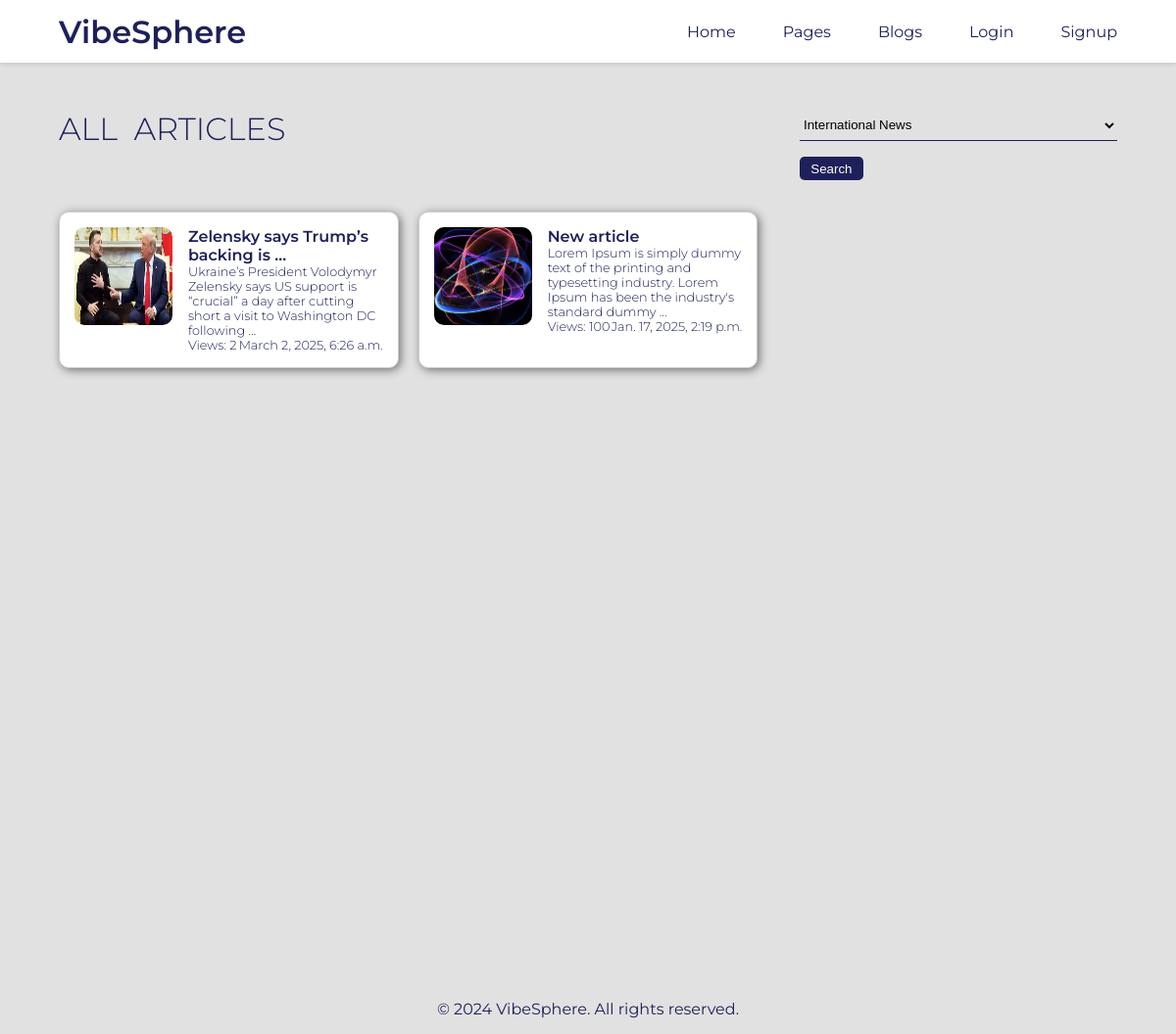
The app's page /articles/ with its own data.
### main/models.py (models this page shows, shortened)
class Article(models.Model):
    title = models.CharField(primary_key=True, unique=True, max_length=200)
    page_name = models.ForeignKey(BlogPage, on_delete=models.CASCADE, related_name='articles')
    author = models.ForeignKey(User, on_delete=models.CASCADE)
    created_date = models.DateTimeField(auto_now_add=True)
    updated_date = models.DateTimeField(auto_now=True)
    article_image = models.ImageField(upload_to='article_images/')
    content = models.TextField()
    published_date = models.DateTimeField(blank=True, null=True, auto_now_add=True)
    likes = models.ManyToManyField(User, related_name='liked_articles', blank=True)
    allow_to_comment = models.BooleanField(default=True)
    view_count = models.IntegerField(default=0)
    share_count = models.IntegerField(default=0)  # New field for share count
    category = models.CharField(max_length=50, choices=CATEGORY_CHOICES)

### main/views.py (the view)
# urls.py: path('articles/', views.show_all_articles, name="show_all_articles"),
def show_all_articles(request):
        if request.method == 'POST':
            query = request.POST.get('query')
            categories = Article.objects.values_list('category', flat=True).distinct()
            if query:
                articles = Article.objects.filter(category=query)
            else:
                articles = Article.objects.all()
            context = {
            'query':query,
            'show_navbar': True,
            'articles': articles,
            'categories': categories,
            }
            return render(request, 'articles.html', context)
        else:
            categories = Article.objects.values_list('category', flat=True).distinct()
            articles = Article.objects.all().order_by('-created_date')
            context = {
                'show_navbar': True,
                'articles': articles,
                'is_by_page': False,
                'categories': categories,
            }
        return render(request, 'articles.html', context)

### templates/articles.html (shortened to what this page needs)
{% extends 'main.html' %}
{% load static %}
{% block extra_css %}
<link rel="stylesheet" href="{% static 'css/articles.css' %}" />
{% endblock %}
{% block content %}
<div class="main__container">
    {% if not is_by_page %}
    <div class="page__title__container">
        {% if query %}
            <h3 class="page__title"> {{query}} </h3>
        {% else %}
            <h3 class="page__title">All&nbsp; Articles</h3>
        {% endif %}
        <div class="article__filter">
            <form method="POST" class="filter__form">
                <p>
                    <select name="query" id="query" class="category__list">
                    {% for category in categories %}
                        <option value="{{category}}" >{{category}}</option>
                    {% endfor %}
                    </select>
                </p>
                <input type="submit" value="Search" class="category__search__btn">
            </form>
        </div>
    </div>
    {% endif %}
    <div class="articles-container">
        {% if is_by_page %}
            {% if articles_by_page %}
                {% for article in articles_by_page %}
                    <div class="article-wrapper">
                        <a class="article-card" href="{% url 'read_article' article.title %}" style="text-decoration: none;">
                            {% if article.article_image %}
                                <img src="{{article.article_image.url}}" alt="{{article.title}}" class="article__img">
                            {% else %}
                                <p>No image available</p>
                            {% endif %}
                            <div class="article-details">
                                <h3 class="article__header">{{ article.title|truncatewords:5  }}</h3>
                                <p class="article__content">{{ article.content|truncatewords:20 }}</p>
                                <p class="article__count">Views: {{ article.view_count }} <span class="article__published">{{ article.published_date }}</span></p>
                            </div>
                        </a>
                        {% if article.author == request.user %}
                            <a href="{% url 'edit_article' article.title %}" class="edit__article">Edit</a>
                        {% endif %}
                    </div>
                {% endfor %}
            {% else %}
                <div class="no__arcticles__container">
                    <p class="no__article__text">This page has no articles to display.</p>
                    <a class="no__article__link" href="{% url 'pages' %}">Click me to bring Back..</a>
                </div>
            {% endif %}
        {% else %}
            {% for article in articles %}
                <div class="article-wrapper">
                    <a class="article-card" href="{% url 'read_article' article.title %}" style="text-decoration: none;">
                        {% if article.article_image %}
                            <img src="{{article.article_image.url}}" alt="{{article.title}}" class="article__img">
                        {% else %}
                            <p>No image available</p>
                        {% endif %}
                        <div class="article-details">
                            <h3 class="article__header">{{ article.title|truncatewords:5  }}</h3>
                            <p class="article__content">{{ article.content|truncatewords:20 }}</p>
                            <p class="article__count">Views: {{ article.view_count }} <span class="article__published">{{ article.published_date }}</span></p>
                        </div>
                    </a>
                </div>
            {% endfor %}
        {% endif %}
    </div>
</div>
{% endblock %}

### static/css/main.css (style rules this page uses)
* { margin: 0; padding: 0; box-sizing: border-box; }
body { background-color: #e1e1e1; font-family: "Montserrat", sans-serif; display: flex; flex-direction: column; margin-bottom: 10rem; margin-top: 12vh; padding: 0; box-sizing: border-box; }

### static/css/articles.css (style rules this page uses)
.main__container { width: 90%; height: 100vh; margin: auto; }
.page__title__container { display: flex; justify-content: space-between; align-items: flex-start; width: 100%; }
.page__title { font-size: 2rem; font-weight: 300; color: #1E205A; margin: 1rem 0 1rem 0; text-transform: uppercase; width: 70%; }
.article__filter { width: 30%; margin-left: auto; margin-top: 1rem; }
.article__filter p { display: flex; flex-direction: column; gap: 10px; }
.category__list { border: none; border-bottom: 1px solid #1E205A; background-color: transparent; width: 100%; height: 2rem; outline: none; }
.category__search__btn { margin-top: 1rem; width: 20%; height: 1.5rem; background-color: #1E205A; border: none; border-radius: 5px; color: #ffffff; cursor: pointer; }
.articles-container { margin-top: 2rem; width: 100%; display: grid; grid-template-columns: repeat(3, 1fr); gap: 20px; }
.article-wrapper { display: flex; flex-direction: column; justify-content: space-between; height: 100%; }
.article-card { text-decoration: none; display: flex; justify-content: space-between; align-items: flex-start; background-color: #ffffff; border: 1px solid #ccc; padding: 15px; border-radius: 10px; box-shadow: 2px 2px 10px rgba(0, 0, 0, 0.5); flex-grow: 1; }
.article__img { width: 100px; height: 100px; border-radius: 10px; }
.article-details { margin-left: 1rem; flex-grow: 1; }
.article__header, .article__content, .article__count { text-decoration: none; color: #1E205A; }
.article__header { font-size: 1rem; font-weight: 600; }
.article__content, .article__count { font-weight: 300; font-size: 0.8rem; }
.article__published { float: right; }

### records on screen
Article: article_image (picture), title "Zelensky says Trump’s backing is …", content "Ukraine’s President Volodymyr Zelensky says US support is “crucial” a day after cutting short a visit to Washington DC following …", view_count "2", published_date "March 2, 2025, 6:26 a.m."
Article: article_image (picture), title "New article", content "Lorem Ipsum is simply dummy text of the printing and typesetting industry. Lorem Ipsum has been the industry's standard dummy …", view_count "100", published_date "Jan. 17, 2025, 2:19 p.m."

### other values on screen
form field query "International News"
